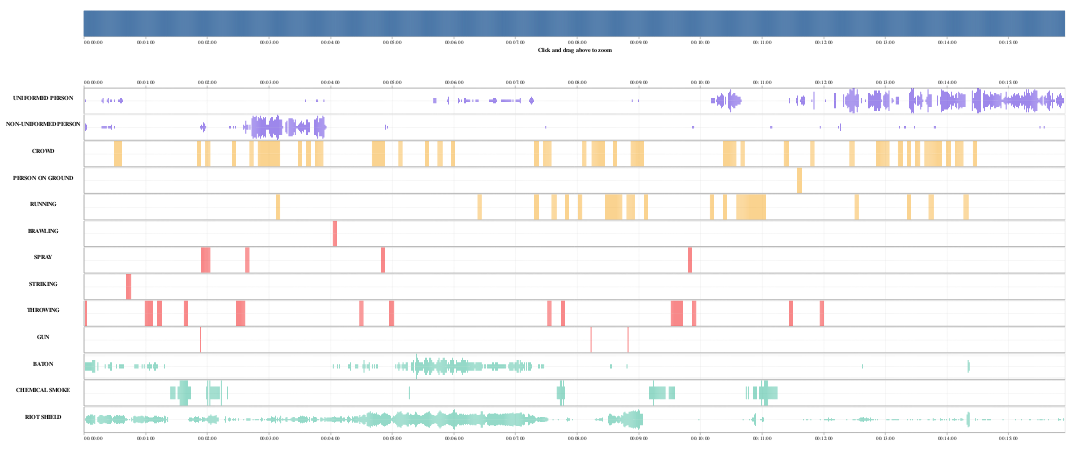

Notebook source saved alongside this figure:
### Markdown cell above
# GOD HELP US ALL

### Code cell
import json
from time import time
import pandas as pd
import datetime as dt
import altair as alt

def generate_visuals(path):

    def sec_to_datetime(sec):
            import datetime

            convert = str(datetime.timedelta(seconds= sec))
            return convert  

    def format_and_export_plotly_to_json(chart):
        export_json_name = f'/home/bean/code/hrf/prod_evironments/deploy/src/generate_visuals/southkorea_combined.json'
        (chart).save(export_json_name)

        with open(export_json_name) as f:
            data = json.load(f)
        
        # make edits to final visual json
        # append time list to end of data list
        data['duration'] = data['datasets'][list(data['datasets'].keys())[0]][-1]['Seconds']
        
        with open(export_json_name, "w") as outfile:
            json.dump(data, outfile)
        
        """
        doesn't work with altair_saver. needs conda-forge install, which was upgrading pytorch
        if dev_mode == True:
            (view & chart).save(f"temp_videodata_storage/{video_id}_chartviz.png")"""


    def create_df_all_models():
        '''creates formatted df from combined model data, and returns two dfs, one reversed'''

        with open(f"{path}") as f:
            data = json.load(f)
        
        correct_class_order = ['SECONDS', 'UNIFORMED PERSON', 'NON-UNIFORMED PERSON', 'CROWD','PERSON ON GROUND', 'RESTRAINING', 
                                'RUNNING', 'BRAWLING', 'SPRAY', 'STRIKING', 'THROWING', 'GUN', 'BATON', 'CHEMICAL SMOKE', 'RIOT SHIELD', 'PEPPER SPRAY']

        # generate variables to be added to the df
        vidlength = data['videoInfo']['videoLength']
        unique_keys = set([_key for key,val in data['seconds'].items() for _key, _val in val.items()])
        df = pd.DataFrame({'seconds': range(0, vidlength +1)})
        #df['seconds'] = pd.to_datetime(df["seconds"], unit='s').dt.strftime('%H:%M:%S')

        #add placeholder values
        for unique_key in unique_keys:
            df[unique_key] = 0
        
        #impute real values in their corresponding seconds
        for second, vals in data['seconds'].items():
            for _key, _val in vals.items():
                df.at[int(second), _key] = _val

        #df['seconds'] = pd.to_datetime(df['seconds'])
        
        # rename columns and clean names
        df.columns = map(str.title, df.columns)
        df.columns = df.columns.str.replace("_", " ")

        #TODO: THIS CODE IS WEAKSAUCE
        try:
            df = df.rename(columns={"Non Uniformed": "Non-Uniformed Person"})
        except:
            pass
        try:
            df = df.rename(columns={"Uniformed": "Uniformed Person"})
        except:
            pass

        df2 = df * -1
        df2['Seconds'] = df['Seconds'] * 1
        df = df.append(df2)
        df.sort_index()
        df.columns = df.columns.str.upper()
        # reorder df to correct class order

        final_list = []
        for val in correct_class_order:
            if val not in list(df.columns):
                pass
            else:
                final_list.append(val)

        #convert seconds to datetime
        
        #print("HERE", final_list, list(df.columns), correct_class_order)
        df = df[final_list]
        
        df['SECONDS'] = df['SECONDS'].apply(sec_to_datetime)
        df['SECONDS'] = pd.to_datetime(df['SECONDS'])
        return df


    color_map = {'BRAWLING':'#F2191A', 'RESTRAINING':'#F2191A', 'STRIKING':'#F2191A','THROWING': '#F2191A', 'RUNNING':'#F6AA28', 'CHEMICAL SMOKE':'#30B695', 'CROWD':'#F6AA28',
       'BATON':'#30B695', 'RIOT SHIELD':'#30B695', 'NON-UNIFORMED PERSON':'#4218D9', 'UNIFORMED PERSON':'#4218D9',
       'PERSON ON GROUND':'#F6AA28', 'SPRAY':'#F2191A', 'GUN':'#F2191A', 'PEPPER SPRAY':'#30B695'}

    df = create_df_all_models()

    # calculate bin
    vid_length_sec = len(df) / 2
    if vid_length_sec <= 120:
        bin_size = vid_length_sec * 3
    else:
        bin_size = 240
    
    interval = alt.selection(type='interval', encodings=['x'])

    base = alt.Chart(df).properties(    
        width=1920,
        height=50,
    )

    chart = alt.vconcat(
        data=df,
        spacing=0,)

    for index, y_encoding in enumerate(list(df.columns[1:])):
        orient = 'bottom'
        ticks=False
        labels=False
        bar_color = color_map[y_encoding]

        if index == 0:
            labels = True
            orient = 'top'
            ticks = True
        if index == len(df.columns[1:]) - 1:
            ticks=True
            labels=True

        row = base.mark_bar().encode(
            alt.X('hoursminutesseconds(SECONDS):T', scale=alt.Scale(domain=interval),axis=alt.Axis(tickCount=10,labels=labels, title=None, ticks=ticks, orient=orient),
            ),
            alt.Y(y_encoding, axis=alt.Axis(titleAngle=0, titlePadding=80, labels=False, ticks=False)
            ),
            color=alt.value(bar_color),
            tooltip=[alt.Tooltip(y_encoding, title=f'{y_encoding.title()}'), alt.Tooltip('hoursminutesseconds(SECONDS):T', title='Timestamp')]
            ).properties(
                #width=1920
            )
        chart &= row

    view = base.mark_bar(size=2).encode(
        alt.X('hoursminutesseconds(SECONDS):T', title='Click and drag above to zoom', axis=alt.Axis(tickCount=10, orient='bottom')
        ),
    ).add_selection(
        interval
    )

    both = alt.VConcatChart(
        vconcat=[view, chart],
        spacing=50,
        padding={"left": 10, "top": 20, "right": 50, "bottom": 50},
        
    ).configure_axis(
        gridDash=[1,1],
        grid=True,
    )
    return both

both = generate_visuals(path='/home/bean/code/hrf/prod_evironments/deploy/src/generate_visuals/Augustine-2Marceil-video1_combined.json')

both

### Figure 1 — Vega-Lite specification as saved in the notebook (floating-point values rounded to 4 significant figures; data arrays with more than 128 entries replaced by an {"elided": "..."} marker saying what was removed)
{"config": {"view": {"continuousWidth": 400, "continuousHeight": 300}, "axis": {"grid": true, "gridDash": [1, 1]}}, "vconcat": [{"mark": {"type": "bar", "size": 2}, "encoding": {"x": {"axis": {"orient": "bottom", "tickCount": 10}, "field": "SECONDS", "timeUnit": "hoursminutesseconds", "title": "Click and drag above to zoom", "type": "temporal"}}, "height": 50, "selection": {"selector327": {"type": "interval", "encodings": ["x"]}}, "width": 1920}, {"vconcat": [{"mark": "bar", "encoding": {"color": {"value": "#4218D9"}, "tooltip": [{"field": "UNIFORMED PERSON", "title": "Uniformed Person", "type": "quantitative"}, {"field": "SECONDS", "timeUnit": "hoursminutesseconds", "title": "Timestamp", "type": "temporal"}], "x": {"axis": {"labels": true, "orient": "top", "tickCount": 10, "ticks": true, "title": null}, "field": "SECONDS", "scale": {"domain": {"selection": "selector327"}}, "timeUnit": "hoursminutesseconds", "type": "temporal"}, "y": {"axis": {"labels": false, "ticks": false, "titleAngle": 0, "titlePadding": 80}, "field": "UNIFORMED PERSON", "type": "quantitative"}}, "height": 50, "width": 1920}, {"mark": "bar", "encoding": {"color": {"value": "#4218D9"}, "tooltip": [{"field": "NON-UNIFORMED PERSON", "title": "Non-Uniformed Person", "type": "quantitative"}, {"field": "SECONDS", "timeUnit": "hoursminutesseconds", "title": "Timestamp", "type": "temporal"}], "x": {"axis": {"labels": false, "orient": "bottom", "tickCount": 10, "ticks": false, "title": null}, "field": "SECONDS", "scale": {"domain": {"selection": "selector327"}}, "timeUnit": "hoursminutesseconds", "type": "temporal"}, "y": {"axis": {"labels": false, "ticks": false, "titleAngle": 0, "titlePadding": 80}, "field": "NON-UNIFORMED PERSON", "type": "quantitative"}}, "height": 50, "width": 1920}, {"mark": "bar", "encoding": {"color": {"value": "#F6AA28"}, "tooltip": [{"field": "CROWD", "title": "Crowd", "type": "quantitative"}, {"field": "SECONDS", "timeUnit": "hoursminutesseconds", "title": "Timestamp", "type": "temporal"}], "x": {"axis": {"labels": false, "orient": "bottom", "tickCount": 10, "ticks": false, "title": null}, "field": "SECONDS", "scale": {"domain": {"selection": "selector327"}}, "timeUnit": "hoursminutesseconds", "type": "temporal"}, "y": {"axis": {"labels": false, "ticks": false, "titleAngle": 0, "titlePadding": 80}, "field": "CROWD", "type": "quantitative"}}, "height": 50, "width": 1920}, {"mark": "bar", "encoding": {"color": {"value": "#F6AA28"}, "tooltip": [{"field": "PERSON ON GROUND", "title": "Person On Ground", "type": "quantitative"}, {"field": "SECONDS", "timeUnit": "hoursminutesseconds", "title": "Timestamp", "type": "temporal"}], "x": {"axis": {"labels": false, "orient": "bottom", "tickCount": 10, "ticks": false, "title": null}, "field": "SECONDS", "scale": {"domain": {"selection": "selector327"}}, "timeUnit": "hoursminutesseconds", "type": "temporal"}, "y": {"axis": {"labels": false, "ticks": false, "titleAngle": 0, "titlePadding": 80}, "field": "PERSON ON GROUND", "type": "quantitative"}}, "height": 50, "width": 1920}, {"mark": "bar", "encoding": {"color": {"value": "#F6AA28"}, "tooltip": [{"field": "RUNNING", "title": "Running", "type": "quantitative"}, {"field": "SECONDS", "timeUnit": "hoursminutesseconds", "title": "Timestamp", "type": "temporal"}], "x": {"axis": {"labels": false, "orient": "bottom", "tickCount": 10, "ticks": false, "title": null}, "field": "SECONDS", "scale": {"domain": {"selection": "selector327"}}, "timeUnit": "hoursminutesseconds", "type": "temporal"}, "y": {"axis": {"labels": false, "ticks": false, "titleAngle": 0, "titlePadding": 80}, "field": "RUNNING", "type": "quantitative"}}, "height": 50, "width": 1920}, {"mark": "bar", "encoding": {"color": {"value": "#F2191A"}, "tooltip": [{"field": "BRAWLING", "title": "Brawling", "type": "quantitative"}, {"field": "SECONDS", "timeUnit": "hoursminutesseconds", "title": "Timestamp", "type": "temporal"}], "x": {"axis": {"labels": false, "orient": "bottom", "tickCount": 10, "ticks": false, "title": null}, "field": "SECONDS", "scale": {"domain": {"selection": "selector327"}}, "timeUnit": "hoursminutesseconds", "type": "temporal"}, "y": {"axis": {"labels": false, "ticks": false, "titleAngle": 0, "titlePadding": 80}, "field": "BRAWLING", "type": "quantitative"}}, "height": 50, "width": 1920}, {"mark": "bar", "encoding": {"color": {"value": "#F2191A"}, "tooltip": [{"field": "SPRAY", "title": "Spray", "type": "quantitative"}, {"field": "SECONDS", "timeUnit": "hoursminutesseconds", "title": "Timestamp", "type": "temporal"}], "x": {"axis": {"labels": false, "orient": "bottom", "tickCount": 10, "ticks": false, "title": null}, "field": "SECONDS", "scale": {"domain": {"selection": "selector327"}}, "timeUnit": "hoursminutesseconds", "type": "temporal"}, "y": {"axis": {"labels": false, "ticks": false, "titleAngle": 0, "titlePadding": 80}, "field": "SPRAY", "type": "quantitative"}}, "height": 50, "width": 1920}, {"mark": "bar", "encoding": {"color": {"value": "#F2191A"}, "tooltip": [{"field": "STRIKING", "title": "Striking", "type": "quantitative"}, {"field": "SECONDS", "timeUnit": "hoursminutesseconds", "title": "Timestamp", "type": "temporal"}], "x": {"axis": {"labels": false, "orient": "bottom", "tickCount": 10, "ticks": false, "title": null}, "field": "SECONDS", "scale": {"domain": {"selection": "selector327"}}, "timeUnit": "hoursminutesseconds", "type": "temporal"}, "y": {"axis": {"labels": false, "ticks": false, "titleAngle": 0, "titlePadding": 80}, "field": "STRIKING", "type": "quantitative"}}, "height": 50, "width": 1920}, {"mark": "bar", "encoding": {"color": {"value": "#F2191A"}, "tooltip": [{"field": "THROWING", "title": "Throwing", "type": "quantitative"}, {"field": "SECONDS", "timeUnit": "hoursminutesseconds", "title": "Timestamp", "type": "temporal"}], "x": {"axis": {"labels": false, "orient": "bottom", "tickCount": 10, "ticks": false, "title": null}, "field": "SECONDS", "scale": {"domain": {"selection": "selector327"}}, "timeUnit": "hoursminutesseconds", "type": "temporal"}, "y": {"axis": {"labels": false, "ticks": false, "titleAngle": 0, "titlePadding": 80}, "field": "THROWING", "type": "quantitative"}}, "height": 50, "width": 1920}, {"mark": "bar", "encoding": {"color": {"value": "#F2191A"}, "tooltip": [{"field": "GUN", "title": "Gun", "type": "quantitative"}, {"field": "SECONDS", "timeUnit": "hoursminutesseconds", "title": "Timestamp", "type": "temporal"}], "x": {"axis": {"labels": false, "orient": "bottom", "tickCount": 10, "ticks": false, "title": null}, "field": "SECONDS", "scale": {"domain": {"selection": "selector327"}}, "timeUnit": "hoursminutesseconds", "type": "temporal"}, "y": {"axis": {"labels": false, "ticks": false, "titleAngle": 0, "titlePadding": 80}, "field": "GUN", "type": "quantitative"}}, "height": 50, "width": 1920}, {"mark": "bar", "encoding": {"color": {"value": "#30B695"}, "tooltip": [{"field": "BATON", "title": "Baton", "type": "quantitative"}, {"field": "SECONDS", "timeUnit": "hoursminutesseconds", "title": "Timestamp", "type": "temporal"}], "x": {"axis": {"labels": false, "orient": "bottom", "tickCount": 10, "ticks": false, "title": null}, "field": "SECONDS", "scale": {"domain": {"selection": "selector327"}}, "timeUnit": "hoursminutesseconds", "type": "temporal"}, "y": {"axis": {"labels": false, "ticks": false, "titleAngle": 0, "titlePadding": 80}, "field": "BATON", "type": "quantitative"}}, "height": 50, "width": 1920}, {"mark": "bar", "encoding": {"color": {"value": "#30B695"}, "tooltip": [{"field": "CHEMICAL SMOKE", "title": "Chemical Smoke", "type": "quantitative"}, {"field": "SECONDS", "timeUnit": "hoursminutesseconds", "title": "Timestamp", "type": "temporal"}], "x": {"axis": {"labels": false, "orient": "bottom", "tickCount": 10, "ticks": false, "title": null}, "field": "SECONDS", "scale": {"domain": {"selection": "selector327"}}, "timeUnit": "hoursminutesseconds", "type": "temporal"}, "y": {"axis": {"labels": false, "ticks": false, "titleAngle": 0, "titlePadding": 80}, "field": "CHEMICAL SMOKE", "type": "quantitative"}}, "height": 50, "width": 1920}, {"mark": "bar", "encoding": {"color": {"value": "#30B695"}, "tooltip": [{"field": "RIOT SHIELD", "title": "Riot Shield", "type": "quantitative"}, {"field": "SECONDS", "timeUnit": "hoursminutesseconds", "title": "Timestamp", "type": "temporal"}], "x": {"axis": {"labels": true, "orient": "bottom", "tickCount": 10, "ticks": true, "title": null}, "field": "SECONDS", "scale": {"domain": {"selection": "selector327"}}, "timeUnit": "hoursminutesseconds", "type": "temporal"}, "y": {"axis": {"labels": false, "ticks": false, "titleAngle": 0, "titlePadding": 80}, "field": "RIOT SHIELD", "type": "quantitative"}}, "height": 50, "width": 1920}], "spacing": 0}], "data": {"name": "data-c8ff1749e6f298f304f41fec7dcaef22"}, "padding": {"left": 10, "top": 20, "right": 50, "bottom": 50}, "spacing": 50, "$schema": "https://vega.github.io/schema/vega-lite/v4.17.0.json", "datasets": {"data-c8ff1749e6f298f304f41fec7dcaef22": {"elided": "1910 records"}}}
